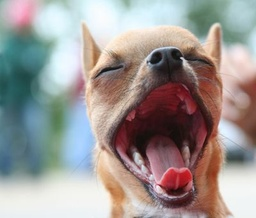
#> input picture AI/8 Machine Learning/Image Vectorization/demonic_doggo.jpeg, 256 x 218 px, shrunk from 400 x 340 before the run
$ python vectorization_red_submission.py demonic_doggo.jpeg 5
#> lines starting #> are read from the running program, lines starting #| are printed output that depends on the picture
from PIL import Image
import random
import sys
import time
import urllib.request
import io
# img = Image.open('puppy.jpg')

def naive8Color(filename):
    """
    Produces the naive 8 color quantization
    """
#> called with filename = 'demonic_doggo.jpeg'
    img = Image.open(filename)
#> img is the input picture: PIL image 256x218 RGB; mean R, G, B 157.4, 151.1, 148.2
    width,height = img.size
#> width = 256; height = 218
    pix = img.load()
    # [10 lines of commented-out code are left out]
    colors = [(i,j,k) for i in (0,255) for j in (0,255) for k in (0,255)]
    dither(img,colors)
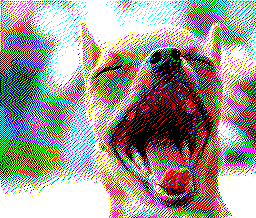
#> img: PIL image 256x218 RGB; mean R, G, B 159.6, 151.9, 148.7
    combined = addMenu(img,colors)
    combined.save(filename+'.ditherednaive8color.png')


def naive27Color(filename):
    """
    Produces the naive 27 color quantization
    """
    img = Image.open(filename)
    width,height = img.size
    pix = img.load()
    # [12 lines of commented-out code are left out]
    colorowos = []
    pizchoice = [0,127,255]
    for i in pizchoice:
        for j in pizchoice:
            for k in pizchoice:
                colorowos.append((i,j,k))
    dither(img,colorowos)
    combined = addMenu(img,colorowos)
    combined.save(filename+'.ditherednaive27color.png')
# filename = 'puppy.jpg'
# naive8Color(filename)
# naive27Color(filename)

def dither(original, pallet):
    """
    https://www.visgraf.impa.br/Courses/ip00/proj/Dithering1/floyd_steinberg_dithering.html
      X 7
    3 5 1
    """
    width,height = original.size
    originalImg = original.load()
    for x in range(width):
        for y in range(height):
            assignedColor = nearest(originalImg[x,y],pallet)

            error = [originalImg[x,y][i] - assignedColor[i] for i in range(3)]
            originalImg[x,y] = assignedColor
            # print(error)
            # input()
            if x+1 < width:
                leftpix = originalImg[x+1,y]
                if leftpix not in pallet:
                    new = []
                    for i in range(3):
                        pixVal = leftpix[i] + 7*error[i]//16
                        pixVal = min(255,max(pixVal,0))
                        new.append(pixVal)
                    originalImg[x+1,y] = tuple(new)
            if y+1 < height:
                leftpix = originalImg[x,y+1]
                if leftpix not in pallet:
                    new = []
                    for i in range(3):
                        pixVal = leftpix[i] + 5*error[i]//16
                        pixVal = min(255,max(pixVal,0))
                        new.append(pixVal)
                    originalImg[x,y+1] = tuple(new)
            if x+1 < width and y+1 < height:
                leftpix = originalImg[x+1,y+1]
                if leftpix not in pallet:
                    new = []
                    for i in range(3):
                        pixVal = leftpix[i] + 1*error[i]//16
                        pixVal = min(255,max(pixVal,0))
                        new.append(pixVal)
                    originalImg[x+1,y+1] = tuple(new)
            if x-1 > 0 and y+1 < height:
                leftpix = originalImg[x-1,y+1]
                if leftpix not in pallet:
                    new = []
                    for i in range(3):
                        pixVal = leftpix[i] + 3*error[i]//16
                        pixVal = min(255,max(pixVal,0))
                        new.append(pixVal)
                    originalImg[x-1,y+1] = tuple(new)
    return originalImg


def nearest(pixle, pallete):
    minDist = float('inf')
    val = None
    for p in pallete:
        d = squaredError(pixle,p)
        if d < minDist:
            minDist = d
            val = p
    return val

K = 8# int(sys.argv[2])
# [176 lines left out: functions chooseInitial, kmeans, calc_avg, not called in this run]


    # classify the number and type of each pixel in the form:
        # (r,g,b), instances is accessed via pixels
    # from this group, randomly select K to be the initial means:
    # while net change != 0:
        # for each one:
            # 3 lists - staying, moving, incoming for the means

            # reclassify and recalulate means

            #
def squaredError(mean,star):
    diff = 0
    for k in range(3):
        diff += (mean[k]-star[k]) * (mean[k]-star[k])
    return diff

def addMenu(img, colors):
    """
    Adds band of colors used at the foot of the image
    """
    width = img.size[0]
    bandheight = width//len(colors)+1
    colors.sort()
    colorBand = Image.new("RGB",(width,bandheight),0)
#> colorBand: PIL image 256x33 RGB; every value is 0
    pix = colorBand.load()
    boxsize = bandheight
    for y in range(bandheight):
        colorIndex = 0
        for x in range(width):
            if colorIndex < len(colors):
                pix[x,y] = colors[colorIndex]
            else:
                pix[x,y] = colors[len(colors) -1]
            # print(colorIndex)
            if x//boxsize > colorIndex:
                if colorIndex-1 < len(colors):
                    colorIndex += 1

    w = img.size[0]
    h = img.size[1] + colorBand.size[1]
    combined = Image.new("RGB",(w,h))
#> combined: PIL image 256x251 RGB; every value is 0
    combined.paste(img)
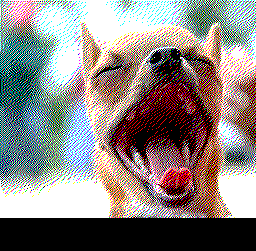
#> combined: PIL image 256x251 RGB; mean R, G, B 138.7, 131.9, 129.1
    combined.paste(colorBand,(0,img.size[1]))
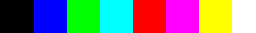
#> colorBand: PIL image 256x33 RGB; mean R, G, B 122.5, 122.5, 122.5
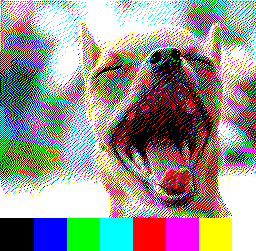
#> combined: PIL image 256x251 RGB; mean R, G, B 154.8, 148.1, 145.2
    return combined


# newImage = Image.new('rbg','2')
filename = "demonic_doggo.jpeg"
naive8Color(filename)
naive27Color(filename)
#> (the run stopped early here; a loop or call above may not have finished)
